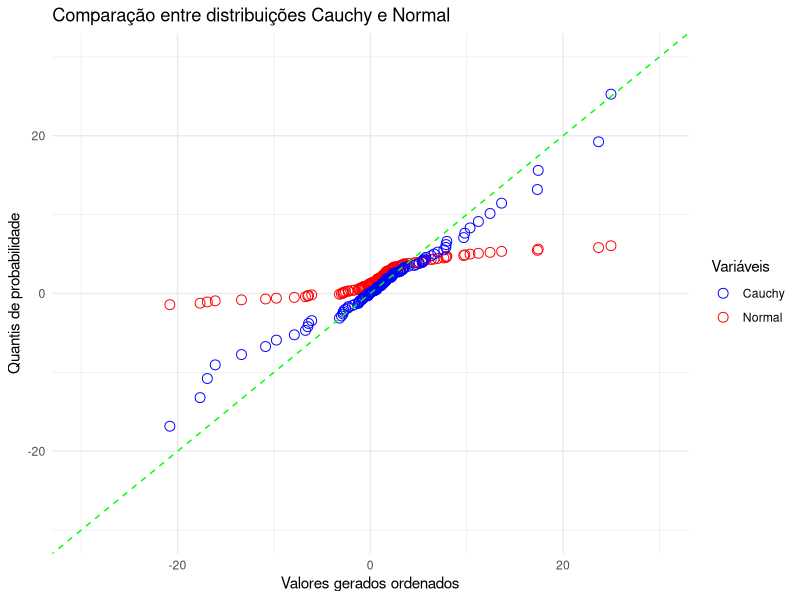

The R source for this figure:
library(ggplot2)

set.seed(1637)

n <- 141
location <- 1.2
scale <- 1.6

sampleCauchy <- rcauchy(n, location, scale)
sampleSorted <- sort(sampleCauchy)

quantiles <- (1:n) / (n + 1)
cauchyQuantiles <- qcauchy(quantiles, location, scale)
normalQuantiles <- qnorm(quantiles, mean = 2.2, sd = sqrt(3.6))

df <- data.frame(sampleSorted, cauchyQuantiles, normalQuantiles)
ggplot(df, aes(x = sampleSorted)) +
  geom_point(aes(y = normalQuantiles, color = "Normal"), size = 3, shape = 1) +
  geom_point(aes(y = cauchyQuantiles, color = "Cauchy"), size = 3, shape = 1) +
  scale_color_manual(name = "Variáveis", values = c("Cauchy" = "blue", "Normal" = "red")) +
  geom_abline(intercept = 0, slope = 1, color = "green", linetype = "dashed") +
  labs(y = "Quantis de probabilidade",
       x = "Valores gerados ordenados",
       title = "Comparação entre distribuições Cauchy e Normal") +
  theme_minimal() + xlim(-30, 30) + ylim(-30, 30)
  
  




